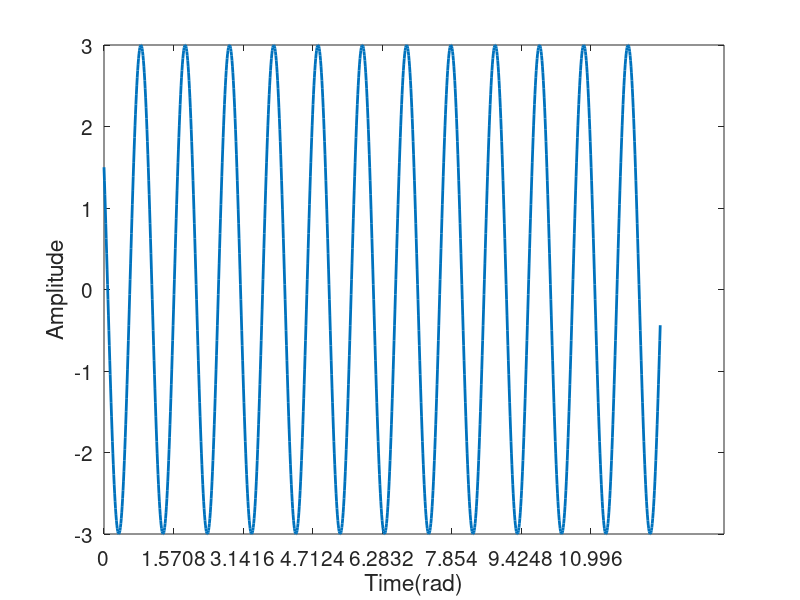
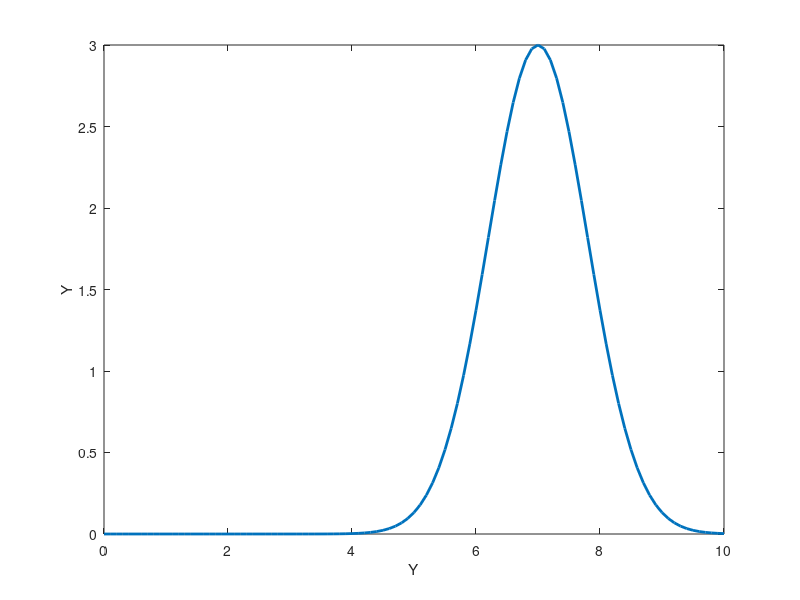
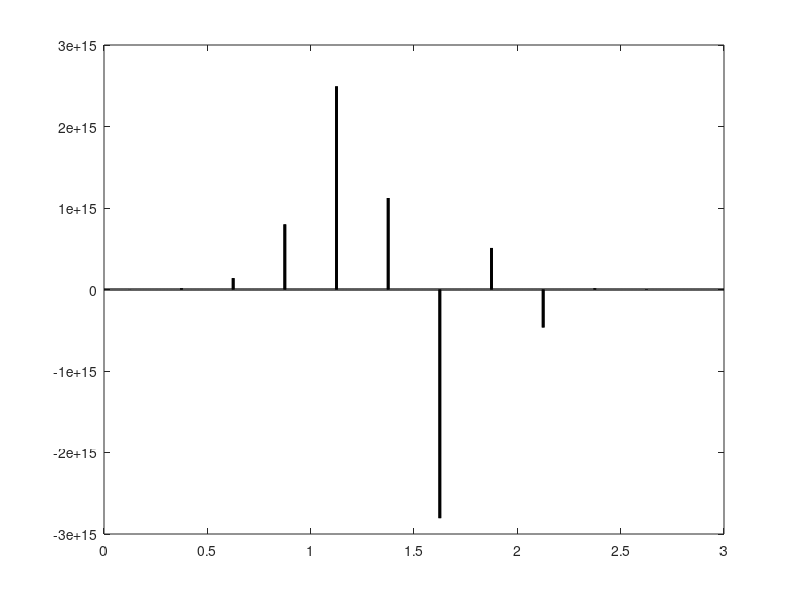

Source code (MATLAB) for these figures, in order:


time = 0:.01:4*pi;
ampl = 3;
phas = pi/3;
freq = 1

%compute sine wave
waves = ampl*sin(2*pi*freq*time + phas);

%cosine wave
wavec =  ampl*cos(2*pi*freq*time + phas);

%tangent wave
wave = ampl*tan(2*pi*freq*time + phas);

%plot
figure(1),clf
plot(time,wavec,'linew',2)
xlabel('Time(rad)')
ylabel('Amplitude')
set(gca,'xtick',0:pi/2:time(end),'fontsize',15)


%%
%GAussian

x    = 0:.1:10; %its t
ampl = 3; %its a
cent = 7; %its c
widt = .8; %its s

%define numerator and denominator
num = -(x-cent).^2;
den = 2*(widt).^2;

%gaussian
gaus = ampl*exp(num/den);

%plot
figure(2),clf
plot(x,gaus,'linew',2)
xlabel('Y'),ylabel('Y')

%%
%bonus:gaussian tapered tangent
%list for simulation
fs   = 8000;
time = 0:1/fs:3-1/fs;
ampl = 3;
cent = 1.5;
widt = .3;

%gaus
num = -(time-cent).^2;
den = 2*(widt).^2;

%gaussian
gaus = ampl*exp(num./den);

%tangent function
trigf = tan(2*pi*time*2);

wave = trigf .* gaus;

figure(3),clf
plot(time,wave,'k','linew',2) 



